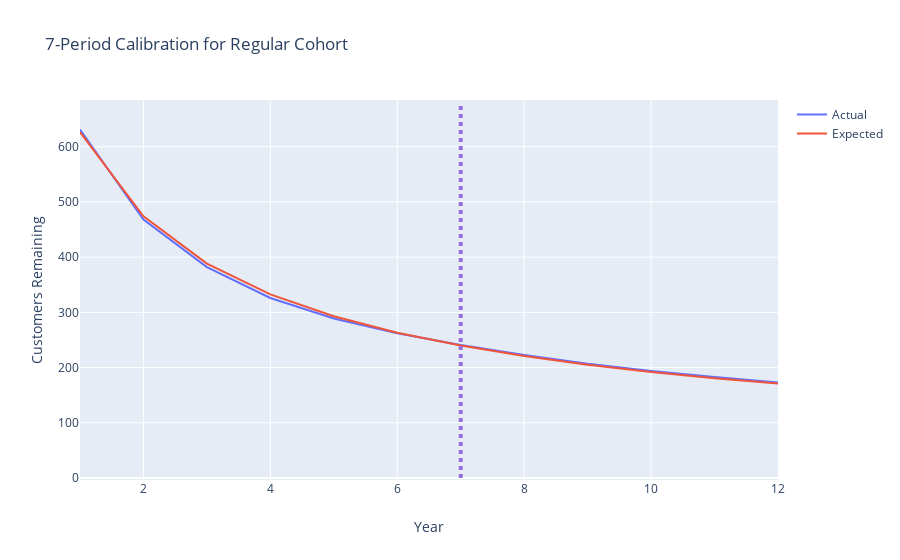

The code cell stored with this chart in its notebook:
### Code cell
fig = go.Figure()

fig.add_trace(
   go.Scatter(
       x=regular_df['Year'],
       y=regular_df['Regular'],
       mode='lines',
       name='Actual'
   )
)

fig.add_trace(
   go.Scatter(
       x=regular_df['Year'],
       y=regular_df['Expected'],
       mode='lines',
       name='Expected'
   )
)
 

fig.update_layout(title='7-Period Calibration for Regular Cohort',
                  xaxis_title='Year',
                  yaxis_title='Customers Remaining',
                  shapes=[
                      go.layout.Shape(
                        type="line",
                        x0='7',
                        y0=0,
                        x1='7',
                        y1=681,
                        line=dict(
                            color="MediumPurple",
                            width=4,
                            dash="dot",
                            ))
                  ]
                 )
    
fig.show()

### Figure 1 — Plotly figure (JSON) as saved in the notebook; plotly's stock layout.template omitted (floating-point values rounded to 4 significant figures)
{"data": [{"mode": "lines", "name": "Actual", "type": "scatter", "x": [1, 2, 3, 4, 5, 6, 7, 8, 9, 10, 11, 12], "y": [631, 468, 382, 326, 289, 262, 241, 223, 207, 194, 183, 173]}, {"mode": "lines", "name": "Expected", "type": "scatter", "x": [1, 2, 3, 4, 5, 6, 7, 8, 9, 10, 11, 12], "y": [626.4, 473.9, 388.3, 332.6, 293.0, 263.2, 239.8, 220.9, 205.3, 192.1, 180.8, 170.9]}], "layout": {"autosize": true, "shapes": [{"line": {"color": "MediumPurple", "dash": "dot", "width": 4}, "type": "line", "x0": "7", "x1": "7", "y0": 0, "y1": 681}], "title": {"text": "7-Period Calibration for Regular Cohort"}, "xaxis": {"autorange": true, "range": [1, 12], "title": {"text": "Year"}, "type": "linear"}, "yaxis": {"autorange": true, "range": [-5.12, 686.1], "title": {"text": "Customers Remaining"}, "type": "linear"}}}
